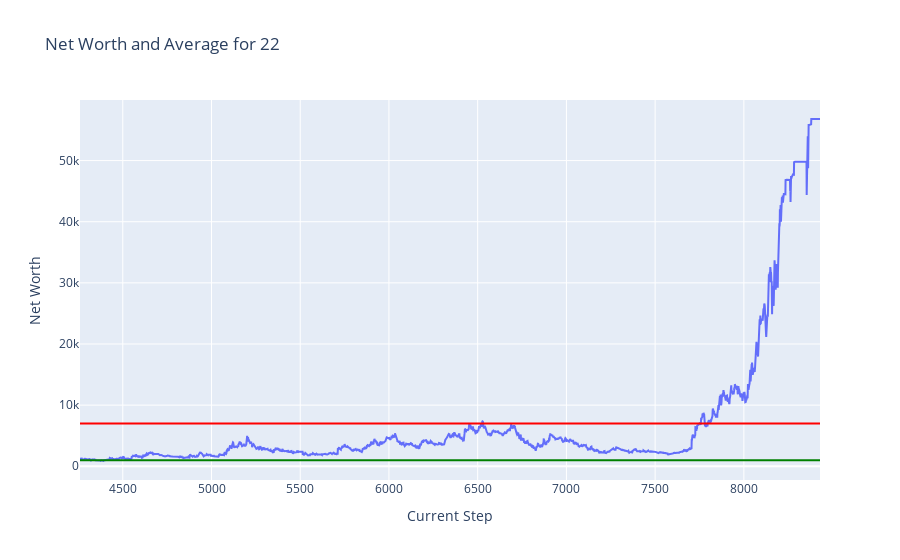

Notebook code cell kept with this figure:
### Code cell
plot_token_data(df = test_hist_df, token = token)

### Figure 1 — Plotly figure (JSON) as saved in the notebook; plotly's stock layout.template omitted (floating-point values rounded to 4 significant figures; data arrays with more than 128 entries replaced by an {"elided": "..."} marker saying what was removed)
{"data": [{"mode": "lines", "name": "Net Worth", "type": "scatter", "x": {"elided": "4171 int values"}, "y": {"elided": "4171 float values"}}], "layout": {"shapes": [{"line": {"color": "green"}, "name": "Net Worth = 1000", "type": "line", "x0": 0, "x1": 1, "xref": "x domain", "y0": 1000, "y1": 1000, "yref": "y"}, {"line": {"color": "red"}, "name": "Average Net Worth = 6989.41", "type": "line", "x0": 0, "x1": 1, "xref": "x domain", "y0": 6989.0, "y1": 6989.0, "yref": "y"}], "title": {"text": "Net Worth and Average for 22"}, "xaxis": {"title": {"text": "Current Step"}}, "yaxis": {"title": {"text": "Net Worth"}}}}
